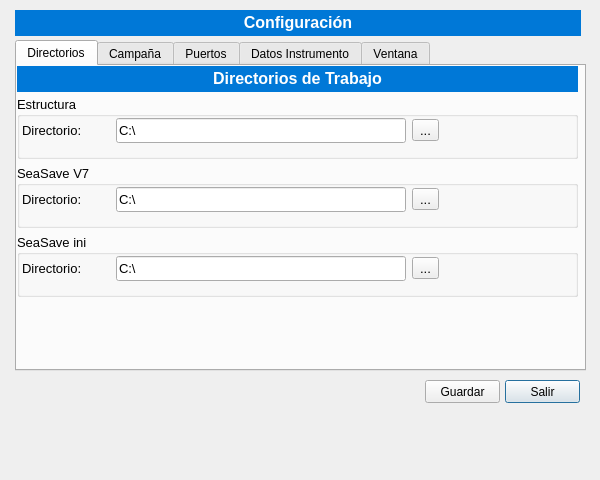
<?xml version="1.0" encoding="UTF-8"?>
<ui version="4.0">
 <class>Frm_Config</class>
 <widget class="QDialog" name="Frm_Config">
  <property name="geometry">
   <rect>
    <x>0</x>
    <y>0</y>
    <width>600</width>
    <height>480</height>
   </rect>
  </property>
  <property name="minimumSize">
   <size>
    <width>430</width>
    <height>410</height>
   </size>
  </property>
  <property name="maximumSize">
   <size>
    <width>600</width>
    <height>480</height>
   </size>
  </property>
  <property name="windowTitle">
   <string>Configuracion</string>
  </property>
  <widget class="QPushButton" name="btn_Salir">
   <property name="geometry">
    <rect>
     <x>505</x>
     <y>380</y>
     <width>75</width>
     <height>23</height>
    </rect>
   </property>
   <property name="text">
    <string>Salir</string>
   </property>
  </widget>
  <widget class="QPushButton" name="btn_Guardar">
   <property name="geometry">
    <rect>
     <x>425</x>
     <y>380</y>
     <width>75</width>
     <height>23</height>
    </rect>
   </property>
   <property name="text">
    <string>Guardar</string>
   </property>
  </widget>
  <widget class="QLabel" name="lbl_Titulo">
   <property name="geometry">
    <rect>
     <x>15</x>
     <y>10</y>
     <width>566</width>
     <height>26</height>
    </rect>
   </property>
   <property name="font">
    <font>
     <pointsize>12</pointsize>
     <weight>75</weight>
     <bold>true</bold>
    </font>
   </property>
   <property name="autoFillBackground">
    <bool>false</bool>
   </property>
   <property name="styleSheet">
    <string notr="true">background-color: rgb(0, 120, 215);
color: #fff
</string>
   </property>
   <property name="text">
    <string>Configuración</string>
   </property>
   <property name="textFormat">
    <enum>Qt::RichText</enum>
   </property>
   <property name="alignment">
    <set>Qt::AlignCenter</set>
   </property>
  </widget>
  <widget class="QTabWidget" name="tabWidget">
   <property name="geometry">
    <rect>
     <x>15</x>
     <y>40</y>
     <width>571</width>
     <height>331</height>
    </rect>
   </property>
   <property name="inputMethodHints">
    <set>Qt::ImhNone</set>
   </property>
   <property name="currentIndex">
    <number>0</number>
   </property>
   <widget class="QWidget" name="tab">
    <attribute name="title">
     <string>Directorios</string>
    </attribute>
    <widget class="QLabel" name="lbl_Titulo_2">
     <property name="geometry">
      <rect>
       <x>0</x>
       <y>0</y>
       <width>561</width>
       <height>26</height>
      </rect>
     </property>
     <property name="font">
      <font>
       <pointsize>12</pointsize>
       <weight>75</weight>
       <bold>true</bold>
      </font>
     </property>
     <property name="autoFillBackground">
      <bool>false</bool>
     </property>
     <property name="styleSheet">
      <string notr="true">background-color: rgb(0, 120, 215);
color: #fff
</string>
     </property>
     <property name="text">
      <string>Directorios de Trabajo</string>
     </property>
     <property name="textFormat">
      <enum>Qt::RichText</enum>
     </property>
     <property name="alignment">
      <set>Qt::AlignCenter</set>
     </property>
    </widget>
    <widget class="QWidget" name="layoutWidget">
     <property name="geometry">
      <rect>
       <x>0</x>
       <y>30</y>
       <width>561</width>
       <height>201</height>
      </rect>
     </property>
     <layout class="QVBoxLayout" name="verticalLayout">
      <item>
       <widget class="QGroupBox" name="groupBox">
        <property name="font">
         <font>
          <pointsize>10</pointsize>
          <weight>50</weight>
          <bold>false</bold>
         </font>
        </property>
        <property name="title">
         <string>Estructura</string>
        </property>
        <widget class="QWidget" name="layoutWidget">
         <property name="geometry">
          <rect>
           <x>5</x>
           <y>20</y>
           <width>417</width>
           <height>29</height>
          </rect>
         </property>
         <layout class="QHBoxLayout" name="horizontalLayout">
          <item>
           <widget class="QLabel" name="label">
            <property name="font">
             <font>
              <pointsize>10</pointsize>
             </font>
            </property>
            <property name="text">
             <string>Directorio:</string>
            </property>
           </widget>
          </item>
          <item>
           <widget class="QLineEdit" name="txt_DirEstructura">
            <property name="minimumSize">
             <size>
              <width>290</width>
              <height>25</height>
             </size>
            </property>
            <property name="maximumSize">
             <size>
              <width>290</width>
              <height>25</height>
             </size>
            </property>
            <property name="text">
             <string>C:\</string>
            </property>
            <property name="frame">
             <bool>true</bool>
            </property>
           </widget>
          </item>
          <item>
           <widget class="QToolButton" name="dirpick_Estructura">
            <property name="text">
             <string>...</string>
            </property>
           </widget>
          </item>
         </layout>
        </widget>
       </widget>
      </item>
      <item>
       <widget class="QGroupBox" name="groupBox_2">
        <property name="font">
         <font>
          <pointsize>10</pointsize>
         </font>
        </property>
        <property name="title">
         <string>SeaSave V7</string>
        </property>
        <widget class="QWidget" name="layoutWidget_3">
         <property name="geometry">
          <rect>
           <x>5</x>
           <y>20</y>
           <width>417</width>
           <height>29</height>
          </rect>
         </property>
         <layout class="QHBoxLayout" name="horizontalLayout_4">
          <item>
           <widget class="QLabel" name="label_4">
            <property name="font">
             <font>
              <pointsize>10</pointsize>
             </font>
            </property>
            <property name="text">
             <string>Directorio:</string>
            </property>
           </widget>
          </item>
          <item>
           <widget class="QLineEdit" name="txt_DirSeaSaveV7">
            <property name="minimumSize">
             <size>
              <width>290</width>
              <height>25</height>
             </size>
            </property>
            <property name="maximumSize">
             <size>
              <width>290</width>
              <height>25</height>
             </size>
            </property>
            <property name="text">
             <string>C:\</string>
            </property>
            <property name="frame">
             <bool>true</bool>
            </property>
           </widget>
          </item>
          <item>
           <widget class="QToolButton" name="dirpick_SeaSaveV7">
            <property name="text">
             <string>...</string>
            </property>
           </widget>
          </item>
         </layout>
        </widget>
       </widget>
      </item>
      <item>
       <widget class="QGroupBox" name="groupBox_3">
        <property name="font">
         <font>
          <pointsize>10</pointsize>
         </font>
        </property>
        <property name="title">
         <string>SeaSave ini</string>
        </property>
        <widget class="QWidget" name="layoutWidget_4">
         <property name="geometry">
          <rect>
           <x>5</x>
           <y>20</y>
           <width>417</width>
           <height>29</height>
          </rect>
         </property>
         <layout class="QHBoxLayout" name="horizontalLayout_5">
          <item>
           <widget class="QLabel" name="label_5">
            <property name="font">
             <font>
              <pointsize>10</pointsize>
             </font>
            </property>
            <property name="text">
             <string>Directorio:</string>
            </property>
           </widget>
          </item>
          <item>
           <widget class="QLineEdit" name="txt_DirSeaSaveini">
            <property name="minimumSize">
             <size>
              <width>290</width>
              <height>25</height>
             </size>
            </property>
            <property name="maximumSize">
             <size>
              <width>290</width>
              <height>25</height>
             </size>
            </property>
            <property name="text">
             <string>C:\</string>
            </property>
            <property name="frame">
             <bool>true</bool>
            </property>
           </widget>
          </item>
          <item>
           <widget class="QToolButton" name="dirpick_SeaSaveini">
            <property name="text">
             <string>...</string>
            </property>
           </widget>
          </item>
         </layout>
        </widget>
       </widget>
      </item>
     </layout>
    </widget>
   </widget>
   <widget class="QWidget" name="tab_2">
    <attribute name="title">
     <string>Campaña</string>
    </attribute>
    <widget class="QLabel" name="lbl_Titulo_3">
     <property name="geometry">
      <rect>
       <x>0</x>
       <y>0</y>
       <width>561</width>
       <height>26</height>
      </rect>
     </property>
     <property name="font">
      <font>
       <pointsize>12</pointsize>
       <weight>75</weight>
       <bold>true</bold>
      </font>
     </property>
     <property name="autoFillBackground">
      <bool>false</bool>
     </property>
     <property name="styleSheet">
      <string notr="true">background-color: rgb(0, 120, 215);
color: #fff
</string>
     </property>
     <property name="text">
      <string>Datos de Campaña</string>
     </property>
     <property name="textFormat">
      <enum>Qt::RichText</enum>
     </property>
     <property name="alignment">
      <set>Qt::AlignCenter</set>
     </property>
    </widget>
    <widget class="QWidget" name="layoutWidget">
     <property name="geometry">
      <rect>
       <x>10</x>
       <y>35</y>
       <width>232</width>
       <height>88</height>
      </rect>
     </property>
     <layout class="QVBoxLayout" name="verticalLayout_2">
      <item>
       <layout class="QHBoxLayout" name="horizontalLayout_6">
        <property name="spacing">
         <number>15</number>
        </property>
        <item>
         <widget class="QLabel" name="label_8">
          <property name="font">
           <font>
            <pointsize>10</pointsize>
            <weight>50</weight>
            <bold>false</bold>
           </font>
          </property>
          <property name="text">
           <string>Siglas Buque:</string>
          </property>
         </widget>
        </item>
        <item>
         <widget class="QLineEdit" name="txt_SiglasBuque"/>
        </item>
       </layout>
      </item>
      <item>
       <layout class="QHBoxLayout" name="horizontalLayout_7">
        <property name="spacing">
         <number>67</number>
        </property>
        <item>
         <widget class="QLabel" name="label_9">
          <property name="font">
           <font>
            <pointsize>10</pointsize>
            <weight>50</weight>
            <bold>false</bold>
           </font>
          </property>
          <property name="text">
           <string>Año:</string>
          </property>
         </widget>
        </item>
        <item>
         <widget class="QLineEdit" name="txt_Anio"/>
        </item>
       </layout>
      </item>
      <item>
       <layout class="QHBoxLayout" name="horizontalLayout_8">
        <property name="spacing">
         <number>8</number>
        </property>
        <item>
         <widget class="QLabel" name="label_10">
          <property name="font">
           <font>
            <pointsize>10</pointsize>
            <weight>50</weight>
            <bold>false</bold>
           </font>
          </property>
          <property name="text">
           <string>Nro. Campaña:</string>
          </property>
         </widget>
        </item>
        <item>
         <widget class="QLineEdit" name="txt_Nro_Campania"/>
        </item>
       </layout>
      </item>
     </layout>
    </widget>
   </widget>
   <widget class="QWidget" name="tab_3">
    <attribute name="title">
     <string>Puertos</string>
    </attribute>
    <widget class="QLabel" name="lbl_Titulo_4">
     <property name="geometry">
      <rect>
       <x>0</x>
       <y>0</y>
       <width>556</width>
       <height>26</height>
      </rect>
     </property>
     <property name="font">
      <font>
       <pointsize>12</pointsize>
       <weight>75</weight>
       <bold>true</bold>
      </font>
     </property>
     <property name="autoFillBackground">
      <bool>false</bool>
     </property>
     <property name="styleSheet">
      <string notr="true">background-color: rgb(0, 120, 215);
color: #fff
</string>
     </property>
     <property name="text">
      <string>Puertos Series</string>
     </property>
     <property name="textFormat">
      <enum>Qt::RichText</enum>
     </property>
     <property name="alignment">
      <set>Qt::AlignCenter</set>
     </property>
    </widget>
    <widget class="QGroupBox" name="groupBox_4">
     <property name="geometry">
      <rect>
       <x>5</x>
       <y>20</y>
       <width>396</width>
       <height>56</height>
      </rect>
     </property>
     <property name="font">
      <font>
       <pointsize>10</pointsize>
      </font>
     </property>
     <property name="title">
      <string>GPS</string>
     </property>
     <widget class="QWidget" name="layoutWidget">
      <property name="geometry">
       <rect>
        <x>10</x>
        <y>20</y>
        <width>278</width>
        <height>31</height>
       </rect>
      </property>
      <layout class="QHBoxLayout" name="horizontalLayout_11">
       <item>
        <layout class="QHBoxLayout" name="horizontalLayout_9">
         <item>
          <widget class="QCheckBox" name="chk_GPS">
           <property name="font">
            <font>
             <pointsize>10</pointsize>
             <kerning>true</kerning>
            </font>
           </property>
           <property name="acceptDrops">
            <bool>false</bool>
           </property>
           <property name="text">
            <string/>
           </property>
           <property name="checkable">
            <bool>true</bool>
           </property>
           <property name="checked">
            <bool>false</bool>
           </property>
          </widget>
         </item>
         <item>
          <widget class="QComboBox" name="cbox_GPS_COM">
           <property name="enabled">
            <bool>false</bool>
           </property>
           <property name="currentText">
            <string/>
           </property>
           <property name="insertPolicy">
            <enum>QComboBox::InsertAlphabetically</enum>
           </property>
          </widget>
         </item>
        </layout>
       </item>
       <item>
        <layout class="QHBoxLayout" name="horizontalLayout_10">
         <item>
          <widget class="QComboBox" name="cbox_GPS_BR">
           <property name="enabled">
            <bool>false</bool>
           </property>
           <property name="acceptDrops">
            <bool>false</bool>
           </property>
           <property name="currentText">
            <string/>
           </property>
           <property name="maxVisibleItems">
            <number>4</number>
           </property>
           <property name="maxCount">
            <number>4</number>
           </property>
           <property name="minimumContentsLength">
            <number>3</number>
           </property>
           <property name="frame">
            <bool>true</bool>
           </property>
           <property name="modelColumn">
            <number>0</number>
           </property>
          </widget>
         </item>
         <item>
          <widget class="QComboBox" name="cbox_GPS_DataBits">
           <property name="enabled">
            <bool>false</bool>
           </property>
          </widget>
         </item>
        </layout>
       </item>
      </layout>
     </widget>
    </widget>
    <widget class="QGroupBox" name="groupBox_5">
     <property name="geometry">
      <rect>
       <x>5</x>
       <y>80</y>
       <width>396</width>
       <height>56</height>
      </rect>
     </property>
     <property name="font">
      <font>
       <pointsize>10</pointsize>
      </font>
     </property>
     <property name="title">
      <string>CTD</string>
     </property>
     <widget class="QWidget" name="layoutWidget_8">
      <property name="geometry">
       <rect>
        <x>10</x>
        <y>20</y>
        <width>278</width>
        <height>31</height>
       </rect>
      </property>
      <layout class="QHBoxLayout" name="horizontalLayout_15">
       <item>
        <layout class="QHBoxLayout" name="horizontalLayout_16">
         <item>
          <widget class="QCheckBox" name="chk_CTD">
           <property name="font">
            <font>
             <pointsize>10</pointsize>
             <kerning>true</kerning>
            </font>
           </property>
           <property name="acceptDrops">
            <bool>false</bool>
           </property>
           <property name="text">
            <string/>
           </property>
           <property name="checkable">
            <bool>true</bool>
           </property>
           <property name="checked">
            <bool>false</bool>
           </property>
          </widget>
         </item>
         <item>
          <widget class="QComboBox" name="cbox_CTD_COM">
           <property name="enabled">
            <bool>false</bool>
           </property>
          </widget>
         </item>
        </layout>
       </item>
       <item>
        <layout class="QHBoxLayout" name="horizontalLayout_17">
         <item>
          <widget class="QComboBox" name="cbox_CTD_BR">
           <property name="enabled">
            <bool>false</bool>
           </property>
           <property name="acceptDrops">
            <bool>false</bool>
           </property>
           <property name="currentText">
            <string/>
           </property>
           <property name="maxVisibleItems">
            <number>4</number>
           </property>
           <property name="maxCount">
            <number>4</number>
           </property>
           <property name="minimumContentsLength">
            <number>3</number>
           </property>
           <property name="frame">
            <bool>true</bool>
           </property>
           <property name="modelColumn">
            <number>0</number>
           </property>
          </widget>
         </item>
         <item>
          <widget class="QComboBox" name="cbox_CTD_DataBits">
           <property name="enabled">
            <bool>false</bool>
           </property>
          </widget>
         </item>
        </layout>
       </item>
      </layout>
     </widget>
    </widget>
    <widget class="QGroupBox" name="groupBox_6">
     <property name="geometry">
      <rect>
       <x>5</x>
       <y>135</y>
       <width>396</width>
       <height>56</height>
      </rect>
     </property>
     <property name="font">
      <font>
       <pointsize>10</pointsize>
      </font>
     </property>
     <property name="title">
      <string>TSG</string>
     </property>
     <widget class="QWidget" name="layoutWidget_9">
      <property name="geometry">
       <rect>
        <x>10</x>
        <y>20</y>
        <width>278</width>
        <height>31</height>
       </rect>
      </property>
      <layout class="QHBoxLayout" name="horizontalLayout_18">
       <item>
        <layout class="QHBoxLayout" name="horizontalLayout_19">
         <item>
          <widget class="QCheckBox" name="chk_TSG">
           <property name="font">
            <font>
             <pointsize>10</pointsize>
             <kerning>true</kerning>
            </font>
           </property>
           <property name="acceptDrops">
            <bool>false</bool>
           </property>
           <property name="text">
            <string/>
           </property>
           <property name="checkable">
            <bool>true</bool>
           </property>
           <property name="checked">
            <bool>false</bool>
           </property>
          </widget>
         </item>
         <item>
          <widget class="QComboBox" name="cbox_TSG_COM">
           <property name="enabled">
            <bool>false</bool>
           </property>
          </widget>
         </item>
        </layout>
       </item>
       <item>
        <layout class="QHBoxLayout" name="horizontalLayout_20">
         <item>
          <widget class="QComboBox" name="cbox_TSG_BR">
           <property name="enabled">
            <bool>false</bool>
           </property>
           <property name="acceptDrops">
            <bool>false</bool>
           </property>
           <property name="currentText">
            <string/>
           </property>
           <property name="maxVisibleItems">
            <number>4</number>
           </property>
           <property name="maxCount">
            <number>4</number>
           </property>
           <property name="minimumContentsLength">
            <number>3</number>
           </property>
           <property name="frame">
            <bool>true</bool>
           </property>
           <property name="modelColumn">
            <number>0</number>
           </property>
          </widget>
         </item>
         <item>
          <widget class="QComboBox" name="cbox_TSG_DataBits">
           <property name="enabled">
            <bool>false</bool>
           </property>
          </widget>
         </item>
        </layout>
       </item>
      </layout>
     </widget>
    </widget>
    <widget class="QGroupBox" name="groupBox_7">
     <property name="geometry">
      <rect>
       <x>5</x>
       <y>195</y>
       <width>396</width>
       <height>56</height>
      </rect>
     </property>
     <property name="font">
      <font>
       <pointsize>10</pointsize>
      </font>
     </property>
     <property name="title">
      <string>Batimetria</string>
     </property>
     <widget class="QWidget" name="layoutWidget_10">
      <property name="geometry">
       <rect>
        <x>10</x>
        <y>20</y>
        <width>278</width>
        <height>31</height>
       </rect>
      </property>
      <layout class="QHBoxLayout" name="horizontalLayout_21">
       <item>
        <layout class="QHBoxLayout" name="horizontalLayout_22">
         <item>
          <widget class="QCheckBox" name="chk_BAT">
           <property name="font">
            <font>
             <pointsize>10</pointsize>
             <kerning>true</kerning>
            </font>
           </property>
           <property name="acceptDrops">
            <bool>false</bool>
           </property>
           <property name="text">
            <string/>
           </property>
           <property name="checkable">
            <bool>true</bool>
           </property>
           <property name="checked">
            <bool>false</bool>
           </property>
          </widget>
         </item>
         <item>
          <widget class="QComboBox" name="cbox_BAT_COM">
           <property name="enabled">
            <bool>false</bool>
           </property>
          </widget>
         </item>
        </layout>
       </item>
       <item>
        <layout class="QHBoxLayout" name="horizontalLayout_23">
         <item>
          <widget class="QComboBox" name="cbox_BAT_BR">
           <property name="enabled">
            <bool>false</bool>
           </property>
           <property name="acceptDrops">
            <bool>false</bool>
           </property>
           <property name="currentText">
            <string/>
           </property>
           <property name="maxVisibleItems">
            <number>4</number>
           </property>
           <property name="maxCount">
            <number>4</number>
           </property>
           <property name="minimumContentsLength">
            <number>3</number>
           </property>
           <property name="frame">
            <bool>true</bool>
           </property>
           <property name="modelColumn">
            <number>0</number>
           </property>
          </widget>
         </item>
         <item>
          <widget class="QComboBox" name="cbox_BAT_DataBits">
           <property name="enabled">
            <bool>false</bool>
           </property>
          </widget>
         </item>
        </layout>
       </item>
      </layout>
     </widget>
    </widget>
   </widget>
   <widget class="QWidget" name="tab_4">
    <attribute name="title">
     <string>Datos Instrumento</string>
    </attribute>
    <widget class="QLabel" name="lbl_Titulo_5">
     <property name="geometry">
      <rect>
       <x>0</x>
       <y>0</y>
       <width>556</width>
       <height>26</height>
      </rect>
     </property>
     <property name="font">
      <font>
       <pointsize>12</pointsize>
       <weight>75</weight>
       <bold>true</bold>
      </font>
     </property>
     <property name="autoFillBackground">
      <bool>false</bool>
     </property>
     <property name="styleSheet">
      <string notr="true">background-color: rgb(0, 120, 215);
color: #fff
</string>
     </property>
     <property name="text">
      <string>Datos de Entrada</string>
     </property>
     <property name="textFormat">
      <enum>Qt::RichText</enum>
     </property>
     <property name="alignment">
      <set>Qt::AlignCenter</set>
     </property>
    </widget>
    <widget class="QWidget" name="layoutWidget">
     <property name="geometry">
      <rect>
       <x>0</x>
       <y>30</y>
       <width>401</width>
       <height>271</height>
      </rect>
     </property>
     <layout class="QHBoxLayout" name="horizontalLayout_24">
      <item>
       <widget class="QGroupBox" name="groupBox_8">
        <property name="font">
         <font>
          <pointsize>10</pointsize>
         </font>
        </property>
        <property name="title">
         <string>CTD</string>
        </property>
        <widget class="QSpinBox" name="spinBox_CTD">
         <property name="geometry">
          <rect>
           <x>136</x>
           <y>35</y>
           <width>56</width>
           <height>22</height>
          </rect>
         </property>
         <property name="focusPolicy">
          <enum>Qt::TabFocus</enum>
         </property>
         <property name="acceptDrops">
          <bool>true</bool>
         </property>
         <property name="inputMethodHints">
          <set>Qt::ImhNone</set>
         </property>
         <property name="readOnly">
          <bool>false</bool>
         </property>
         <property name="buttonSymbols">
          <enum>QAbstractSpinBox::UpDownArrows</enum>
         </property>
         <property name="minimum">
          <number>1</number>
         </property>
         <property name="maximum">
          <number>15</number>
         </property>
        </widget>
        <widget class="QLabel" name="label_11">
         <property name="geometry">
          <rect>
           <x>135</x>
           <y>15</y>
           <width>56</width>
           <height>16</height>
          </rect>
         </property>
         <property name="text">
          <string>Variables:</string>
         </property>
        </widget>
        <widget class="QTableWidget" name="tabla_CTD">
         <property name="geometry">
          <rect>
           <x>5</x>
           <y>20</y>
           <width>126</width>
           <height>246</height>
          </rect>
         </property>
         <property name="autoScroll">
          <bool>false</bool>
         </property>
         <property name="autoScrollMargin">
          <number>10</number>
         </property>
         <property name="tabKeyNavigation">
          <bool>true</bool>
         </property>
         <property name="showDropIndicator" stdset="0">
          <bool>true</bool>
         </property>
         <property name="dragEnabled">
          <bool>false</bool>
         </property>
         <property name="dragDropOverwriteMode">
          <bool>true</bool>
         </property>
         <property name="showGrid">
          <bool>true</bool>
         </property>
         <property name="gridStyle">
          <enum>Qt::SolidLine</enum>
         </property>
         <property name="sortingEnabled">
          <bool>false</bool>
         </property>
         <property name="wordWrap">
          <bool>true</bool>
         </property>
         <property name="cornerButtonEnabled">
          <bool>true</bool>
         </property>
         <property name="rowCount">
          <number>1</number>
         </property>
         <attribute name="horizontalHeaderVisible">
          <bool>false</bool>
         </attribute>
         <attribute name="horizontalHeaderCascadingSectionResizes">
          <bool>true</bool>
         </attribute>
         <attribute name="horizontalHeaderDefaultSectionSize">
          <number>1</number>
         </attribute>
         <attribute name="horizontalHeaderHighlightSections">
          <bool>true</bool>
         </attribute>
         <attribute name="horizontalHeaderMinimumSectionSize">
          <number>10</number>
         </attribute>
         <attribute name="horizontalHeaderShowSortIndicator" stdset="0">
          <bool>false</bool>
         </attribute>
         <attribute name="horizontalHeaderStretchLastSection">
          <bool>true</bool>
         </attribute>
         <attribute name="verticalHeaderVisible">
          <bool>false</bool>
         </attribute>
         <attribute name="verticalHeaderCascadingSectionResizes">
          <bool>false</bool>
         </attribute>
         <attribute name="verticalHeaderDefaultSectionSize">
          <number>20</number>
         </attribute>
         <attribute name="verticalHeaderHighlightSections">
          <bool>true</bool>
         </attribute>
         <attribute name="verticalHeaderMinimumSectionSize">
          <number>20</number>
         </attribute>
         <attribute name="verticalHeaderShowSortIndicator" stdset="0">
          <bool>false</bool>
         </attribute>
         <attribute name="verticalHeaderStretchLastSection">
          <bool>false</bool>
         </attribute>
         <row/>
         <column>
          <property name="text">
           <string>Variable</string>
          </property>
          <property name="font">
           <font>
            <pointsize>10</pointsize>
           </font>
          </property>
         </column>
        </widget>
       </widget>
      </item>
      <item>
       <widget class="QGroupBox" name="groupBox_9">
        <property name="font">
         <font>
          <pointsize>10</pointsize>
         </font>
        </property>
        <property name="title">
         <string>TSG</string>
        </property>
        <widget class="QTableWidget" name="tabla_TSG">
         <property name="geometry">
          <rect>
           <x>5</x>
           <y>20</y>
           <width>126</width>
           <height>246</height>
          </rect>
         </property>
         <property name="autoScroll">
          <bool>false</bool>
         </property>
         <property name="autoScrollMargin">
          <number>10</number>
         </property>
         <property name="tabKeyNavigation">
          <bool>true</bool>
         </property>
         <property name="showDropIndicator" stdset="0">
          <bool>true</bool>
         </property>
         <property name="dragEnabled">
          <bool>false</bool>
         </property>
         <property name="showGrid">
          <bool>true</bool>
         </property>
         <property name="gridStyle">
          <enum>Qt::SolidLine</enum>
         </property>
         <property name="sortingEnabled">
          <bool>false</bool>
         </property>
         <property name="wordWrap">
          <bool>true</bool>
         </property>
         <property name="cornerButtonEnabled">
          <bool>true</bool>
         </property>
         <property name="rowCount">
          <number>1</number>
         </property>
         <attribute name="horizontalHeaderVisible">
          <bool>false</bool>
         </attribute>
         <attribute name="horizontalHeaderCascadingSectionResizes">
          <bool>false</bool>
         </attribute>
         <attribute name="horizontalHeaderDefaultSectionSize">
          <number>1</number>
         </attribute>
         <attribute name="horizontalHeaderHighlightSections">
          <bool>true</bool>
         </attribute>
         <attribute name="horizontalHeaderMinimumSectionSize">
          <number>1</number>
         </attribute>
         <attribute name="horizontalHeaderShowSortIndicator" stdset="0">
          <bool>false</bool>
         </attribute>
         <attribute name="horizontalHeaderStretchLastSection">
          <bool>true</bool>
         </attribute>
         <attribute name="verticalHeaderVisible">
          <bool>false</bool>
         </attribute>
         <attribute name="verticalHeaderDefaultSectionSize">
          <number>20</number>
         </attribute>
         <attribute name="verticalHeaderMinimumSectionSize">
          <number>20</number>
         </attribute>
         <row/>
         <column>
          <property name="text">
           <string>Variable</string>
          </property>
          <property name="font">
           <font>
            <pointsize>10</pointsize>
           </font>
          </property>
         </column>
        </widget>
        <widget class="QSpinBox" name="spinBox_TSG">
         <property name="geometry">
          <rect>
           <x>136</x>
           <y>35</y>
           <width>56</width>
           <height>22</height>
          </rect>
         </property>
         <property name="focusPolicy">
          <enum>Qt::TabFocus</enum>
         </property>
         <property name="acceptDrops">
          <bool>true</bool>
         </property>
         <property name="inputMethodHints">
          <set>Qt::ImhNone</set>
         </property>
         <property name="minimum">
          <number>1</number>
         </property>
         <property name="maximum">
          <number>15</number>
         </property>
        </widget>
        <widget class="QLabel" name="label_12">
         <property name="geometry">
          <rect>
           <x>135</x>
           <y>15</y>
           <width>56</width>
           <height>16</height>
          </rect>
         </property>
         <property name="text">
          <string>Variables:</string>
         </property>
        </widget>
       </widget>
      </item>
     </layout>
    </widget>
   </widget>
   <widget class="QWidget" name="tab_5">
    <attribute name="title">
     <string>Ventana</string>
    </attribute>
    <widget class="QLabel" name="lbl_Titulo_6">
     <property name="geometry">
      <rect>
       <x>0</x>
       <y>0</y>
       <width>406</width>
       <height>26</height>
      </rect>
     </property>
     <property name="font">
      <font>
       <pointsize>12</pointsize>
       <weight>75</weight>
       <bold>true</bold>
      </font>
     </property>
     <property name="autoFillBackground">
      <bool>false</bool>
     </property>
     <property name="styleSheet">
      <string notr="true">background-color: rgb(0, 120, 215);
color: #fff
</string>
     </property>
     <property name="text">
      <string>Configuración Ventana</string>
     </property>
     <property name="textFormat">
      <enum>Qt::RichText</enum>
     </property>
     <property name="alignment">
      <set>Qt::AlignCenter</set>
     </property>
    </widget>
    <widget class="QGroupBox" name="groupBox_10">
     <property name="geometry">
      <rect>
       <x>5</x>
       <y>25</y>
       <width>396</width>
       <height>81</height>
      </rect>
     </property>
     <property name="title">
      <string>Tamaño del menu</string>
     </property>
     <widget class="QWidget" name="layoutWidget">
      <property name="geometry">
       <rect>
        <x>15</x>
        <y>20</y>
        <width>226</width>
        <height>57</height>
       </rect>
      </property>
      <layout class="QVBoxLayout" name="verticalLayout_3">
       <item>
        <layout class="QHBoxLayout" name="horizontalLayout_25">
         <property name="spacing">
          <number>55</number>
         </property>
         <item>
          <widget class="QLabel" name="label_13">
           <property name="text">
            <string>Ancho:</string>
           </property>
          </widget>
         </item>
         <item>
          <widget class="QLineEdit" name="txt_Ventana_Ancho"/>
         </item>
        </layout>
       </item>
       <item>
        <layout class="QHBoxLayout" name="horizontalLayout_26">
         <property name="spacing">
          <number>65</number>
         </property>
         <item>
          <widget class="QLabel" name="label_14">
           <property name="text">
            <string>Alto:</string>
           </property>
          </widget>
         </item>
         <item>
          <widget class="QLineEdit" name="txt_Ventana_Alto"/>
         </item>
        </layout>
       </item>
      </layout>
     </widget>
    </widget>
   </widget>
  </widget>
 </widget>
 <resources>
  <include location="../Extras/resources.qrc"/>
 </resources>
 <connections/>
 <designerdata>
  <property name="gridDeltaX">
   <number>5</number>
  </property>
  <property name="gridDeltaY">
   <number>5</number>
  </property>
  <property name="gridSnapX">
   <bool>true</bool>
  </property>
  <property name="gridSnapY">
   <bool>true</bool>
  </property>
  <property name="gridVisible">
   <bool>true</bool>
  </property>
 </designerdata>
</ui>
